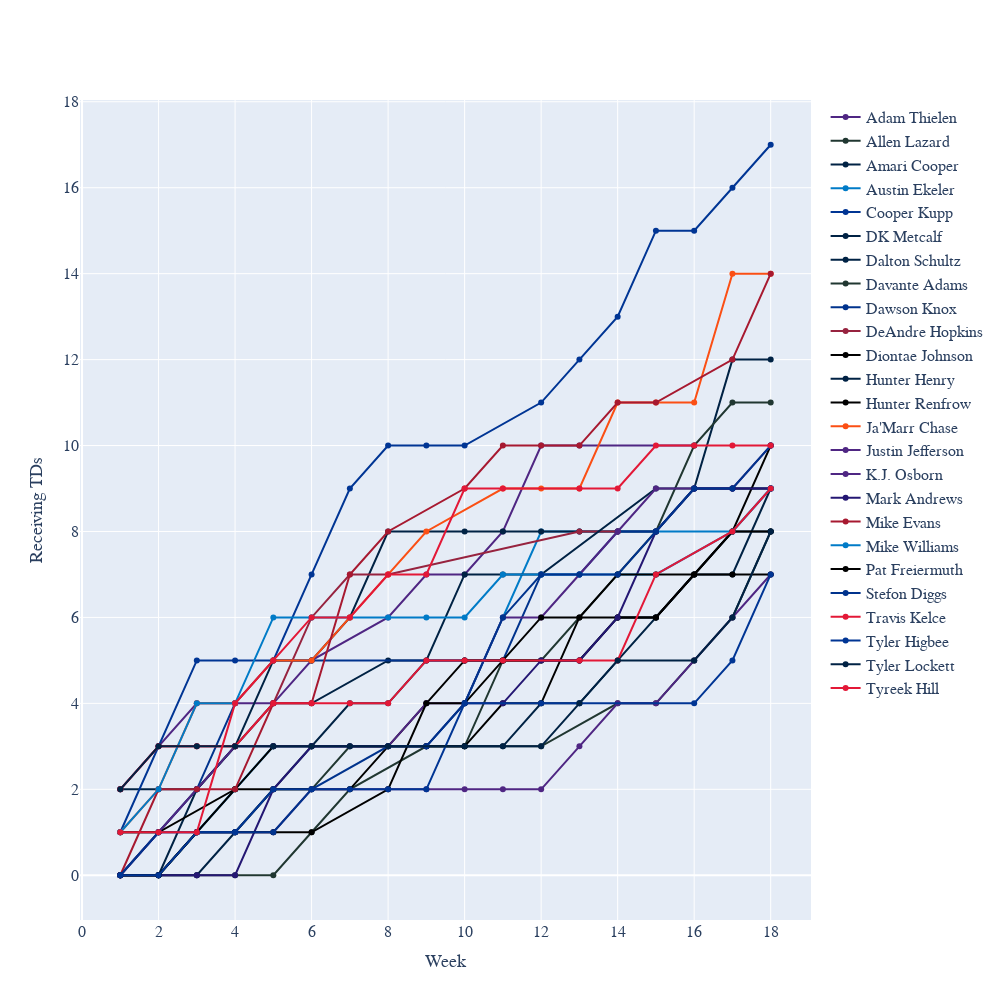

Source (notebook cell):
### Code cell
fig = go.Figure()
for name, values in df_agg.groupby("player_name"):
    if values["touchdown"].sum() > 6:
        fig.add_trace(
            go.Scatter(
                x=values["week"], 
                y=values["touchdown"].cumsum(), 
                name=name, 
                mode="markers+lines", 
                line_color=values.iloc[0].team_color,
                hovertemplate=f"<b>{name}</b><br>%{{y}} rec TDs through week %{{x}}<extra></extra>"
            )
        )
    
fig.update_layout(
    font_family="Averta, sans-serif",
    hoverlabel_font_family="Averta, sans-serif",
    xaxis_title_text="Week",
    xaxis_title_font_size=18,
    xaxis_tickfont_size=16,
    yaxis_title_text="Receiving TDs",
    yaxis_title_font_size=18,
    yaxis_tickfont_size=16,
    hoverlabel_font_size=16,
    legend_font_size=16,
    height=1000,
    width=1000
)
    
fig.show()

### Figure 1 — Plotly figure (JSON) as saved in the notebook; plotly's stock layout.template omitted (floating-point values rounded to 4 significant figures)
{"data": [{"hovertemplate": "<b>Adam Thielen</b><br>%{y} rec TDs through week %{x}<extra></extra>", "line": {"color": "#4F2683"}, "mode": "markers+lines", "name": "Adam Thielen", "type": "scatter", "x": [1, 2, 3, 4, 5, 6, 8, 9, 10, 11, 12, 13, 16], "y": [2, 3, 4, 4, 4, 5, 6, 7, 7, 8, 10, 10, 10]}, {"hovertemplate": "<b>Allen Lazard</b><br>%{y} rec TDs through week %{x}<extra></extra>", "line": {"color": "#203731"}, "mode": "markers+lines", "name": "Allen Lazard", "type": "scatter", "x": [1, 3, 4, 5, 6, 7, 9, 10, 12, 14, 15, 16, 17, 18], "y": [0, 0, 0, 0, 1, 2, 3, 3, 3, 4, 4, 5, 6, 8]}, {"hovertemplate": "<b>Amari Cooper</b><br>%{y} rec TDs through week %{x}<extra></extra>", "line": {"color": "#002244"}, "mode": "markers+lines", "name": "Amari Cooper", "type": "scatter", "x": [1, 2, 3, 4, 5, 6, 8, 9, 10, 13, 14, 15, 16, 17, 18], "y": [2, 2, 2, 3, 4, 4, 5, 5, 5, 5, 6, 6, 7, 8, 8]}, {"hovertemplate": "<b>Austin Ekeler</b><br>%{y} rec TDs through week %{x}<extra></extra>", "line": {"color": "#007BC7"}, "mode": "markers+lines", "name": "Austin Ekeler", "type": "scatter", "x": [2, 3, 4, 5, 6, 8, 9, 10, 11, 12, 13, 14, 15, 17, 18], "y": [0, 1, 2, 3, 3, 3, 3, 4, 6, 8, 8, 8, 8, 8, 9]}, {"hovertemplate": "<b>Cooper Kupp</b><br>%{y} rec TDs through week %{x}<extra></extra>", "line": {"color": "#003594"}, "mode": "markers+lines", "name": "Cooper Kupp", "type": "scatter", "x": [1, 2, 3, 4, 5, 6, 7, 8, 9, 10, 12, 13, 14, 15, 16, 17, 18], "y": [1, 3, 5, 5, 5, 7, 9, 10, 10, 10, 11, 12, 13, 15, 15, 16, 17]}, {"hovertemplate": "<b>DK Metcalf</b><br>%{y} rec TDs through week %{x}<extra></extra>", "line": {"color": "#002244"}, "mode": "markers+lines", "name": "DK Metcalf", "type": "scatter", "x": [1, 2, 3, 4, 5, 6, 7, 8, 10, 11, 12, 13, 14, 15, 16, 17, 18], "y": [1, 1, 2, 3, 5, 5, 6, 8, 8, 8, 8, 8, 8, 8, 9, 12, 12]}, {"hovertemplate": "<b>Dalton Schultz</b><br>%{y} rec TDs through week %{x}<extra></extra>", "line": {"color": "#002244"}, "mode": "markers+lines", "name": "Dalton Schultz", "type": "scatter", "x": [1, 2, 3, 4, 5, 6, 8, 9, 10, 11, 12, 13, 14, 15, 16, 17, 18], "y": [0, 0, 2, 3, 3, 3, 3, 3, 3, 3, 4, 4, 5, 6, 7, 7, 9]}, {"hovertemplate": "<b>Davante Adams</b><br>%{y} rec TDs through week %{x}<extra></extra>", "line": {"color": "#203731"}, "mode": "markers+lines", "name": "Davante Adams", "type": "scatter", "x": [1, 2, 3, 4, 5, 6, 7, 9, 10, 11, 12, 14, 15, 16, 17, 18], "y": [0, 0, 1, 1, 2, 2, 3, 3, 3, 5, 5, 7, 8, 10, 11, 11]}, {"hovertemplate": "<b>Dawson Knox</b><br>%{y} rec TDs through week %{x}<extra></extra>", "line": {"color": "#00338D"}, "mode": "markers+lines", "name": "Dawson Knox", "type": "scatter", "x": [1, 2, 3, 4, 5, 6, 10, 11, 12, 13, 14, 15, 16, 17, 18], "y": [0, 1, 2, 4, 5, 5, 5, 5, 7, 7, 8, 8, 9, 9, 9]}, {"hovertemplate": "<b>DeAndre Hopkins</b><br>%{y} rec TDs through week %{x}<extra></extra>", "line": {"color": "#97233F"}, "mode": "markers+lines", "name": "DeAndre Hopkins", "type": "scatter", "x": [1, 2, 3, 4, 5, 6, 7, 8, 13, 14], "y": [2, 3, 3, 3, 4, 6, 7, 7, 8, 8]}, {"hovertemplate": "<b>Diontae Johnson</b><br>%{y} rec TDs through week %{x}<extra></extra>", "line": {"color": "#000000"}, "mode": "markers+lines", "name": "Diontae Johnson", "type": "scatter", "x": [1, 2, 4, 5, 6, 8, 9, 10, 11, 12, 13, 14, 15, 16, 17, 18], "y": [1, 1, 2, 3, 3, 3, 3, 3, 4, 4, 6, 6, 6, 7, 8, 8]}, {"hovertemplate": "<b>Hunter Henry</b><br>%{y} rec TDs through week %{x}<extra></extra>", "line": {"color": "#002244"}, "mode": "markers+lines", "name": "Hunter Henry", "type": "scatter", "x": [1, 2, 3, 4, 5, 6, 7, 8, 9, 10, 11, 12, 15, 16, 17, 18], "y": [0, 0, 0, 1, 2, 3, 4, 4, 5, 7, 7, 7, 9, 9, 9, 9]}, {"hovertemplate": "<b>Hunter Renfrow</b><br>%{y} rec TDs through week %{x}<extra></extra>", "line": {"color": "#000000"}, "mode": "markers+lines", "name": "Hunter Renfrow", "type": "scatter", "x": [1, 2, 3, 4, 5, 6, 7, 9, 10, 11, 12, 13, 14, 15, 16, 17, 18], "y": [0, 0, 1, 2, 2, 2, 2, 4, 5, 5, 5, 5, 6, 6, 7, 8, 10]}, {"hovertemplate": "<b>Ja'Marr Chase</b><br>%{y} rec TDs through week %{x}<extra></extra>", "line": {"color": "#FB4F14"}, "mode": "markers+lines", "name": "Ja'Marr Chase", "type": "scatter", "x": [1, 2, 3, 4, 5, 6, 7, 8, 9, 11, 12, 13, 14, 15, 16, 17, 18], "y": [1, 2, 4, 4, 5, 5, 6, 7, 8, 9, 9, 9, 11, 11, 11, 14, 14]}, {"hovertemplate": "<b>Justin Jefferson</b><br>%{y} rec TDs through week %{x}<extra></extra>", "line": {"color": "#4F2683"}, "mode": "markers+lines", "name": "Justin Jefferson", "type": "scatter", "x": [1, 2, 3, 4, 5, 6, 8, 9, 10, 11, 12, 13, 14, 15, 16, 17, 18], "y": [0, 1, 2, 3, 3, 3, 3, 4, 4, 6, 6, 7, 8, 9, 9, 9, 10]}, {"hovertemplate": "<b>K.J. Osborn</b><br>%{y} rec TDs through week %{x}<extra></extra>", "line": {"color": "#4F2683"}, "mode": "markers+lines", "name": "K.J. Osborn", "type": "scatter", "x": [1, 2, 3, 4, 5, 6, 8, 9, 10, 11, 12, 13, 14, 15, 16, 17, 18], "y": [0, 1, 1, 1, 1, 2, 2, 2, 2, 2, 2, 3, 4, 4, 5, 6, 7]}, {"hovertemplate": "<b>Mark Andrews</b><br>%{y} rec TDs through week %{x}<extra></extra>", "line": {"color": "#241773"}, "mode": "markers+lines", "name": "Mark Andrews", "type": "scatter", "x": [1, 2, 3, 4, 5, 6, 7, 9, 10, 11, 12, 13, 14, 15, 16, 17, 18], "y": [0, 0, 0, 0, 2, 3, 3, 3, 4, 4, 5, 5, 6, 8, 9, 9, 9]}, {"hovertemplate": "<b>Mike Evans</b><br>%{y} rec TDs through week %{x}<extra></extra>", "line": {"color": "#A71930"}, "mode": "markers+lines", "name": "Mike Evans", "type": "scatter", "x": [1, 2, 3, 4, 5, 6, 7, 8, 10, 11, 12, 13, 14, 15, 17, 18], "y": [0, 2, 2, 2, 4, 4, 7, 8, 9, 10, 10, 10, 11, 11, 12, 14]}, {"hovertemplate": "<b>Mike Williams</b><br>%{y} rec TDs through week %{x}<extra></extra>", "line": {"color": "#007BC7"}, "mode": "markers+lines", "name": "Mike Williams", "type": "scatter", "x": [1, 2, 3, 4, 5, 6, 8, 9, 10, 11, 12, 13, 14, 15, 17, 18], "y": [1, 2, 4, 4, 6, 6, 6, 6, 6, 7, 7, 7, 7, 7, 8, 9]}, {"hovertemplate": "<b>Pat Freiermuth</b><br>%{y} rec TDs through week %{x}<extra></extra>", "line": {"color": "#000000"}, "mode": "markers+lines", "name": "Pat Freiermuth", "type": "scatter", "x": [1, 2, 3, 4, 5, 6, 8, 9, 10, 11, 12, 13, 14, 15, 17, 18], "y": [0, 0, 1, 1, 1, 1, 2, 4, 4, 5, 6, 6, 7, 7, 7, 7]}, {"hovertemplate": "<b>Stefon Diggs</b><br>%{y} rec TDs through week %{x}<extra></extra>", "line": {"color": "#00338D"}, "mode": "markers+lines", "name": "Stefon Diggs", "type": "scatter", "x": [1, 2, 3, 4, 5, 6, 8, 9, 10, 11, 12, 13, 14, 15, 16, 17, 18], "y": [0, 1, 1, 1, 1, 2, 3, 3, 4, 6, 7, 7, 7, 8, 9, 9, 10]}, {"hovertemplate": "<b>Travis Kelce</b><br>%{y} rec TDs through week %{x}<extra></extra>", "line": {"color": "#E31837"}, "mode": "markers+lines", "name": "Travis Kelce", "type": "scatter", "x": [1, 2, 3, 4, 5, 6, 7, 8, 9, 10, 11, 13, 14, 15, 17, 18], "y": [2, 3, 3, 3, 4, 4, 4, 4, 5, 5, 5, 5, 5, 7, 8, 9]}, {"hovertemplate": "<b>Tyler Higbee</b><br>%{y} rec TDs through week %{x}<extra></extra>", "line": {"color": "#003594"}, "mode": "markers+lines", "name": "Tyler Higbee", "type": "scatter", "x": [1, 2, 3, 4, 5, 6, 7, 8, 9, 10, 12, 13, 16, 17, 18], "y": [0, 0, 1, 1, 2, 2, 2, 2, 2, 4, 4, 4, 4, 5, 7]}, {"hovertemplate": "<b>Tyler Lockett</b><br>%{y} rec TDs through week %{x}<extra></extra>", "line": {"color": "#002244"}, "mode": "markers+lines", "name": "Tyler Lockett", "type": "scatter", "x": [1, 2, 3, 4, 5, 6, 7, 8, 10, 11, 12, 13, 14, 16, 17, 18], "y": [2, 3, 3, 3, 3, 3, 3, 3, 3, 3, 3, 4, 5, 5, 6, 8]}, {"hovertemplate": "<b>Tyreek Hill</b><br>%{y} rec TDs through week %{x}<extra></extra>", "line": {"color": "#E31837"}, "mode": "markers+lines", "name": "Tyreek Hill", "type": "scatter", "x": [1, 2, 3, 4, 5, 6, 7, 8, 9, 10, 11, 13, 14, 15, 16, 17, 18], "y": [1, 1, 1, 4, 5, 6, 6, 7, 7, 9, 9, 9, 9, 10, 10, 10, 10]}], "layout": {"font": {"family": "Averta, sans-serif"}, "height": 1000, "hoverlabel": {"font": {"family": "Averta, sans-serif", "size": 16}}, "legend": {"font": {"size": 16}}, "width": 1000, "xaxis": {"tickfont": {"size": 16}, "title": {"font": {"size": 18}, "text": "Week"}}, "yaxis": {"tickfont": {"size": 16}, "title": {"font": {"size": 18}, "text": "Receiving TDs"}}}}
